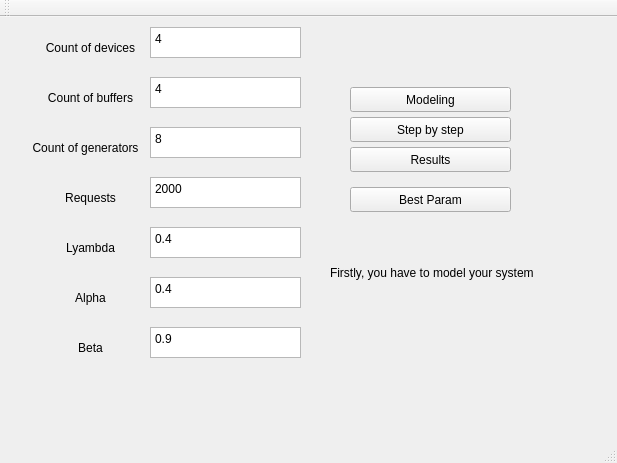
<?xml version="1.0" encoding="UTF-8"?>
<ui version="4.0">
 <class>MainWindow</class>
 <widget class="QMainWindow" name="MainWindow">
  <property name="geometry">
   <rect>
    <x>0</x>
    <y>0</y>
    <width>617</width>
    <height>463</height>
   </rect>
  </property>
  <property name="windowTitle">
   <string>MainWindow</string>
  </property>
  <widget class="QWidget" name="centralWidget">
   <widget class="QLabel" name="label">
    <property name="geometry">
     <rect>
      <x>30</x>
      <y>20</y>
      <width>121</width>
      <height>21</height>
     </rect>
    </property>
    <property name="text">
     <string>Count of devices</string>
    </property>
    <property name="alignment">
     <set>Qt::AlignCenter</set>
    </property>
   </widget>
   <widget class="QTextEdit" name="countOfDevices">
    <property name="geometry">
     <rect>
      <x>150</x>
      <y>10</y>
      <width>151</width>
      <height>31</height>
     </rect>
    </property>
    <property name="frameShape">
     <enum>QFrame::StyledPanel</enum>
    </property>
    <property name="frameShadow">
     <enum>QFrame::Plain</enum>
    </property>
    <property name="verticalScrollBarPolicy">
     <enum>Qt::ScrollBarAlwaysOff</enum>
    </property>
    <property name="horizontalScrollBarPolicy">
     <enum>Qt::ScrollBarAsNeeded</enum>
    </property>
    <property name="lineWrapColumnOrWidth">
     <number>1</number>
    </property>
    <property name="readOnly">
     <bool>false</bool>
    </property>
    <property name="html">
     <string>&lt;!DOCTYPE HTML PUBLIC &quot;-//W3C//DTD HTML 4.0//EN&quot; &quot;http://www.w3.org/TR/REC-html40/strict.dtd&quot;&gt;
&lt;html&gt;&lt;head&gt;&lt;meta name=&quot;qrichtext&quot; content=&quot;1&quot; /&gt;&lt;style type=&quot;text/css&quot;&gt;
p, li { white-space: pre-wrap; }
&lt;/style&gt;&lt;/head&gt;&lt;body style=&quot; font-family:'Noto Sans'; font-size:9pt; font-weight:400; font-style:normal;&quot;&gt;
&lt;p style=&quot; margin-top:0px; margin-bottom:0px; margin-left:0px; margin-right:0px; -qt-block-indent:0; text-indent:0px;&quot;&gt;4&lt;/p&gt;&lt;/body&gt;&lt;/html&gt;</string>
    </property>
    <property name="placeholderText">
     <string extracomment="fweko"/>
    </property>
   </widget>
   <widget class="QTextEdit" name="countOfBuffers">
    <property name="geometry">
     <rect>
      <x>150</x>
      <y>60</y>
      <width>151</width>
      <height>31</height>
     </rect>
    </property>
    <property name="html">
     <string>&lt;!DOCTYPE HTML PUBLIC &quot;-//W3C//DTD HTML 4.0//EN&quot; &quot;http://www.w3.org/TR/REC-html40/strict.dtd&quot;&gt;
&lt;html&gt;&lt;head&gt;&lt;meta name=&quot;qrichtext&quot; content=&quot;1&quot; /&gt;&lt;style type=&quot;text/css&quot;&gt;
p, li { white-space: pre-wrap; }
&lt;/style&gt;&lt;/head&gt;&lt;body style=&quot; font-family:'Noto Sans'; font-size:9pt; font-weight:400; font-style:normal;&quot;&gt;
&lt;p style=&quot; margin-top:0px; margin-bottom:0px; margin-left:0px; margin-right:0px; -qt-block-indent:0; text-indent:0px;&quot;&gt;4&lt;/p&gt;&lt;/body&gt;&lt;/html&gt;</string>
    </property>
   </widget>
   <widget class="QLabel" name="label_2">
    <property name="geometry">
     <rect>
      <x>30</x>
      <y>70</y>
      <width>121</width>
      <height>21</height>
     </rect>
    </property>
    <property name="text">
     <string>Count of buffers</string>
    </property>
    <property name="alignment">
     <set>Qt::AlignCenter</set>
    </property>
   </widget>
   <widget class="QTextEdit" name="CountOfGenerators">
    <property name="geometry">
     <rect>
      <x>150</x>
      <y>110</y>
      <width>151</width>
      <height>31</height>
     </rect>
    </property>
    <property name="html">
     <string>&lt;!DOCTYPE HTML PUBLIC &quot;-//W3C//DTD HTML 4.0//EN&quot; &quot;http://www.w3.org/TR/REC-html40/strict.dtd&quot;&gt;
&lt;html&gt;&lt;head&gt;&lt;meta name=&quot;qrichtext&quot; content=&quot;1&quot; /&gt;&lt;style type=&quot;text/css&quot;&gt;
p, li { white-space: pre-wrap; }
&lt;/style&gt;&lt;/head&gt;&lt;body style=&quot; font-family:'Noto Sans'; font-size:9pt; font-weight:400; font-style:normal;&quot;&gt;
&lt;p style=&quot; margin-top:0px; margin-bottom:0px; margin-left:0px; margin-right:0px; -qt-block-indent:0; text-indent:0px;&quot;&gt;8&lt;/p&gt;&lt;/body&gt;&lt;/html&gt;</string>
    </property>
   </widget>
   <widget class="QLabel" name="label_3">
    <property name="geometry">
     <rect>
      <x>20</x>
      <y>120</y>
      <width>131</width>
      <height>21</height>
     </rect>
    </property>
    <property name="text">
     <string>Count of generators</string>
    </property>
    <property name="alignment">
     <set>Qt::AlignCenter</set>
    </property>
   </widget>
   <widget class="QTextEdit" name="countOfRequests">
    <property name="geometry">
     <rect>
      <x>150</x>
      <y>160</y>
      <width>151</width>
      <height>31</height>
     </rect>
    </property>
    <property name="html">
     <string>&lt;!DOCTYPE HTML PUBLIC &quot;-//W3C//DTD HTML 4.0//EN&quot; &quot;http://www.w3.org/TR/REC-html40/strict.dtd&quot;&gt;
&lt;html&gt;&lt;head&gt;&lt;meta name=&quot;qrichtext&quot; content=&quot;1&quot; /&gt;&lt;style type=&quot;text/css&quot;&gt;
p, li { white-space: pre-wrap; }
&lt;/style&gt;&lt;/head&gt;&lt;body style=&quot; font-family:'Noto Sans'; font-size:9pt; font-weight:400; font-style:normal;&quot;&gt;
&lt;p style=&quot; margin-top:0px; margin-bottom:0px; margin-left:0px; margin-right:0px; -qt-block-indent:0; text-indent:0px;&quot;&gt;2000&lt;/p&gt;&lt;/body&gt;&lt;/html&gt;</string>
    </property>
   </widget>
   <widget class="QLabel" name="label_4">
    <property name="geometry">
     <rect>
      <x>30</x>
      <y>170</y>
      <width>121</width>
      <height>21</height>
     </rect>
    </property>
    <property name="text">
     <string>Requests</string>
    </property>
    <property name="alignment">
     <set>Qt::AlignCenter</set>
    </property>
   </widget>
   <widget class="QTextEdit" name="lyambda">
    <property name="geometry">
     <rect>
      <x>150</x>
      <y>210</y>
      <width>151</width>
      <height>31</height>
     </rect>
    </property>
    <property name="html">
     <string>&lt;!DOCTYPE HTML PUBLIC &quot;-//W3C//DTD HTML 4.0//EN&quot; &quot;http://www.w3.org/TR/REC-html40/strict.dtd&quot;&gt;
&lt;html&gt;&lt;head&gt;&lt;meta name=&quot;qrichtext&quot; content=&quot;1&quot; /&gt;&lt;style type=&quot;text/css&quot;&gt;
p, li { white-space: pre-wrap; }
&lt;/style&gt;&lt;/head&gt;&lt;body style=&quot; font-family:'Noto Sans'; font-size:9pt; font-weight:400; font-style:normal;&quot;&gt;
&lt;p style=&quot; margin-top:0px; margin-bottom:0px; margin-left:0px; margin-right:0px; -qt-block-indent:0; text-indent:0px;&quot;&gt;0.4&lt;/p&gt;&lt;/body&gt;&lt;/html&gt;</string>
    </property>
   </widget>
   <widget class="QLabel" name="label_5">
    <property name="geometry">
     <rect>
      <x>30</x>
      <y>220</y>
      <width>121</width>
      <height>21</height>
     </rect>
    </property>
    <property name="text">
     <string>Lyambda</string>
    </property>
    <property name="alignment">
     <set>Qt::AlignCenter</set>
    </property>
   </widget>
   <widget class="QTextEdit" name="alpha">
    <property name="geometry">
     <rect>
      <x>150</x>
      <y>260</y>
      <width>151</width>
      <height>31</height>
     </rect>
    </property>
    <property name="html">
     <string>&lt;!DOCTYPE HTML PUBLIC &quot;-//W3C//DTD HTML 4.0//EN&quot; &quot;http://www.w3.org/TR/REC-html40/strict.dtd&quot;&gt;
&lt;html&gt;&lt;head&gt;&lt;meta name=&quot;qrichtext&quot; content=&quot;1&quot; /&gt;&lt;style type=&quot;text/css&quot;&gt;
p, li { white-space: pre-wrap; }
&lt;/style&gt;&lt;/head&gt;&lt;body style=&quot; font-family:'Noto Sans'; font-size:9pt; font-weight:400; font-style:normal;&quot;&gt;
&lt;p style=&quot; margin-top:0px; margin-bottom:0px; margin-left:0px; margin-right:0px; -qt-block-indent:0; text-indent:0px;&quot;&gt;0.4&lt;/p&gt;&lt;/body&gt;&lt;/html&gt;</string>
    </property>
   </widget>
   <widget class="QLabel" name="label_6">
    <property name="geometry">
     <rect>
      <x>30</x>
      <y>270</y>
      <width>121</width>
      <height>21</height>
     </rect>
    </property>
    <property name="text">
     <string>Alpha</string>
    </property>
    <property name="alignment">
     <set>Qt::AlignCenter</set>
    </property>
   </widget>
   <widget class="QTextEdit" name="beta">
    <property name="geometry">
     <rect>
      <x>150</x>
      <y>310</y>
      <width>151</width>
      <height>31</height>
     </rect>
    </property>
    <property name="html">
     <string>&lt;!DOCTYPE HTML PUBLIC &quot;-//W3C//DTD HTML 4.0//EN&quot; &quot;http://www.w3.org/TR/REC-html40/strict.dtd&quot;&gt;
&lt;html&gt;&lt;head&gt;&lt;meta name=&quot;qrichtext&quot; content=&quot;1&quot; /&gt;&lt;style type=&quot;text/css&quot;&gt;
p, li { white-space: pre-wrap; }
&lt;/style&gt;&lt;/head&gt;&lt;body style=&quot; font-family:'Noto Sans'; font-size:9pt; font-weight:400; font-style:normal;&quot;&gt;
&lt;p style=&quot; margin-top:0px; margin-bottom:0px; margin-left:0px; margin-right:0px; -qt-block-indent:0; text-indent:0px;&quot;&gt;0.9&lt;/p&gt;&lt;/body&gt;&lt;/html&gt;</string>
    </property>
   </widget>
   <widget class="QLabel" name="label_7">
    <property name="geometry">
     <rect>
      <x>30</x>
      <y>320</y>
      <width>121</width>
      <height>21</height>
     </rect>
    </property>
    <property name="toolTipDuration">
     <number>0</number>
    </property>
    <property name="layoutDirection">
     <enum>Qt::RightToLeft</enum>
    </property>
    <property name="text">
     <string>Beta</string>
    </property>
    <property name="scaledContents">
     <bool>false</bool>
    </property>
    <property name="alignment">
     <set>Qt::AlignCenter</set>
    </property>
   </widget>
   <widget class="QPushButton" name="modeling_button">
    <property name="geometry">
     <rect>
      <x>350</x>
      <y>70</y>
      <width>161</width>
      <height>25</height>
     </rect>
    </property>
    <property name="text">
     <string>Modeling</string>
    </property>
   </widget>
   <widget class="QPushButton" name="results_button">
    <property name="geometry">
     <rect>
      <x>350</x>
      <y>130</y>
      <width>161</width>
      <height>25</height>
     </rect>
    </property>
    <property name="text">
     <string>Results</string>
    </property>
   </widget>
   <widget class="QLabel" name="modeling_error">
    <property name="geometry">
     <rect>
      <x>330</x>
      <y>230</y>
      <width>221</width>
      <height>51</height>
     </rect>
    </property>
    <property name="autoFillBackground">
     <bool>false</bool>
    </property>
    <property name="lineWidth">
     <number>2</number>
    </property>
    <property name="text">
     <string>Firstly, you have to model your system</string>
    </property>
   </widget>
   <widget class="QPushButton" name="simple_modeling_button">
    <property name="geometry">
     <rect>
      <x>350</x>
      <y>100</y>
      <width>161</width>
      <height>25</height>
     </rect>
    </property>
    <property name="text">
     <string>Step by step</string>
    </property>
   </widget>
   <widget class="QPushButton" name="pushButton">
    <property name="geometry">
     <rect>
      <x>350</x>
      <y>170</y>
      <width>161</width>
      <height>25</height>
     </rect>
    </property>
    <property name="text">
     <string>Best Param</string>
    </property>
   </widget>
  </widget>
  <widget class="QMenuBar" name="menuBar">
   <property name="geometry">
    <rect>
     <x>0</x>
     <y>0</y>
     <width>617</width>
     <height>22</height>
    </rect>
   </property>
  </widget>
  <widget class="QToolBar" name="mainToolBar">
   <attribute name="toolBarArea">
    <enum>TopToolBarArea</enum>
   </attribute>
   <attribute name="toolBarBreak">
    <bool>false</bool>
   </attribute>
  </widget>
  <widget class="QStatusBar" name="statusBar"/>
 </widget>
 <layoutdefault spacing="6" margin="11"/>
 <resources/>
 <connections/>
</ui>
